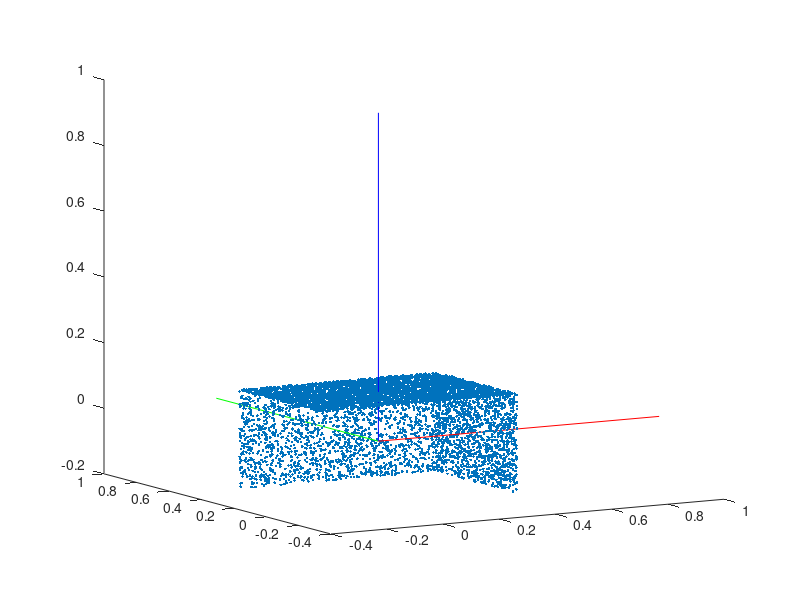

Reproduce this figure in MATLAB. (Note: this script raises an error after producing the figure.)
% close all
% clc
% plane1 = [0.1,0.2,0.3,0.4];
% s = rng;
% x = rand(1,1000);
% y = rand(1,1000);
% z = -(plane1(1)*x + plane1(2)*y + repmat(plane1(4), 1, length(x)));
% 
% figure
% scatter3(x,y,z,'.')
% view(-30,10)

%% simulate a cubiod
clc
clear
close all
%width,height and depth
width = 0.7;
height = 0.5;
depth = 0.3;

rotation = rotx(30)*roty(30)*roty(50);
translation =[0 1 1];

%x-y plane
plane_xy_z = repmat(depth/2,uint16(width*height*10000),1);
plane_xy_x = randi([-width * 500, width*500], uint16(width*height*10000),1)/1000;
plane_xy_y = randi([-height * 500, height*500], uint16(width*height*10000),1)/1000;
%x-z plane
plane_xz_y = repmat(height/2,uint16(width*depth*10000),1);
plane_xz_x = randi([-width * 500, width*500], uint16(width*depth*10000),1)/1000;
plane_xz_z = randi([-depth * 500, depth*500], uint16(width*depth*10000),1)/1000;
%y-z plane
plane_yz_x = repmat(width/2,uint16(depth*height*10000),1);
plane_yz_y = randi([-height * 500, height*500], uint16(depth*height*10000),1)/1000;
plane_yz_z = randi([-depth * 500, depth*500], uint16(depth*height*10000),1)/1000;

%draw cub
figure
hold on
% scatter3(plane_xy_x,plane_xy_y,plane_xy_z,'r.')
% scatter3(plane_xz_x,plane_xz_y,plane_xz_z,'g.')
% scatter3(plane_yz_x,plane_yz_y,plane_yz_z,'b.')


%cuboid cloud
cuboid(:,1) = [plane_xy_x;plane_xz_x;plane_yz_x];
cuboid(:,2) = [plane_xy_y;plane_xz_y;plane_yz_y];
cuboid(:,3) = [plane_xy_z;plane_xz_z;plane_yz_z];
%figure
scatter3(cuboid(:,1),cuboid(:,2),cuboid(:,3),'.')
view(-30,10)


cuboid_trans = cuboid*rotation +repmat(translation,size(cuboid,1),1);
% hold on
% scatter3(cuboid_trans(:,1),cuboid_trans(:,2),cuboid_trans(:,3),'r.')
center =[0,0,0];
z_axis = [0 0 1];
y_axis = [0 1 0];
x_axis = [1 0 0];
z_center = [center;z_axis];
y_center = [center;y_axis];
x_center = [center;x_axis];
plot3(x_center(:,1),x_center(:,2),x_center(:,3),'r');
plot3(y_center(:,1),y_center(:,2),y_center(:,3),'g');
plot3(z_center(:,1),z_center(:,2),z_center(:,3),'b');

%% wangyue algorithm
% find planes
points = cuboid_trans';
% points = loadpcd('../segment_pcd_result/cloud_cluster_15.pcd'); % box 2 9 11
[n1,b1,bestn1] = fitPlane(points,3,100);
p1 = points(:,bestn1);
% hold on;scatter3(points(1,bestn1),points(2,bestn1),points(3,bestn1),'r.');
points = points(:,~bestn1);
[n2,b2,bestn2] = fitPlane(points,3,100);
p2 = points(:,bestn2);
% hold on;scatter3(points(1,bestn2),points(2,bestn2),points(3,bestn2),'g.');
p3 = points(:,~bestn2);
pp{1} = p1;
pp{2} = p2;
pp{3} = p3;
n{1} =n1;
n{2} =n2;
n{3} = cross(n1,n2);
axis equal
plane_size = [length(p1), length(p2), length(p3)];
[plane_size_sort, plane_size_index] = sort(plane_size, 'descend');
p1 = pp{plane_size_index(1)};
p2 = pp{plane_size_index(2)};
p3 = pp{plane_size_index(3)};
n1 = n{plane_size_index(1)};
n2 = n{plane_size_index(2)};
n3 = n{plane_size_index(3)};
%% 
% p1 = pp{1};
% p2 = pp{3};
% p3 = pp{2};
% n1 = n{1};
% n2 = n{3};
% n3 = n{2};
% standard align
% n1 aligned with z
t = acos(n1(3));
u = cross(n1,[0 0 1].');
u = u./norm(u);
R = cos(t)*eye(3)+sin(t)*[0 -u(3) u(2);u(3) 0 -u(1);-u(2) u(1) 0]+(1-cos(t))*[u(1)*u(1) u(1)*u(2) u(1)*u(3);u(2)*u(1) u(2)*u(2) u(2)*u(3);u(3)*u(1) u(3)*u(2) u(3)*u(3)];
% hold on;scatter3(p1(1,:),p1(2,:),p1(3,:),'r.');
tp1 = R*p1;
%T = -[0;0;mean(tp1(3,:))];
T = -[mean(tp1(1,:));mean(tp1(2,:));0];
tp1 = R*p1+repmat(T,1,size(p1,2));
tp2 = R*p2+repmat(T,1,size(p2,2));
% hold on;scatter3(tp1(1,:),tp1(2,:),tp1(3,:),'r.');
% hold on;scatter3(tp2(1,:),tp2(2,:),tp2(3,:),'g.');

% projected n2 aligned with y
n2n = R*n2;
t = pi/2 + atan2(n2n(2),n2n(1));
c = cos(t);s = sin(t);
R2 = [c -s 0;s c 0;0 0 1];
%R2 = R2';
tp1 = R2'*tp1;
tp2 = R2'*tp2;
% hold on;scatter3(tp1(1,:),tp1(2,:),tp1(3,:),'r.');
% hold on;scatter3(tp2(1,:),tp2(2,:),tp2(3,:),'g.');
% total projection
Rf = R2'*R;
tf = R2'*T;
% fullpoints = Rf*fullpoints+repmat(tf,1,size(fullpoints,2));
hold on;
scatter3(p1(1,:),p1(2,:),p1(3,:),'r.');
scatter3(p2(1,:),p2(2,:),p2(3,:),'g.');
scatter3(p3(1,:),p3(2,:),p3(3,:),'b.');
%scatter3(fullpoints(1,:),fullpoints(2,:),fullpoints(3,:),'g.');

% get recangle
p = [tp1 tp2];

T2 = -[mean(tp2(1,:));0;mean(tp2(3,:))];
% tf = T2;
tp1 = tp1 + repmat(T2,1,size(tp1,2));
tp2 = tp2 + repmat(T2, 1, size(tp2,2));
tf = tf+T2;
p = [tp1 tp2];
% scatter3(tp1(1,:),tp1(2,:),tp1(3,:),'r*');
% scatter3(tp2(1,:),tp2(2,:),tp2(3,:),'g*');
w = quantile(p(1,:),0.999)-quantile(p(1,:),0.001);
l = quantile(p(2,:),0.999)-quantile(p(2,:),0.001);
h = quantile(p(3,:),0.999)-quantile(p(3,:),0.001);
%h = quantile(abs([p(3,:) p(3,:)]),0.999);
%op = [min(p(1,:));min(p(2,:));min(p(3,:))];
op = [-w;-height;-depth];
op = 0.5*op;
box = [op op+[w 0 0]' op+[0 l 0]' op+[w l 0]' op+[0 0 h]' op+[w 0 h]' op+[0 l h]' op+[w l h]'];
tf = -Rf'*tf;
box = Rf'*box + repmat(tf,1,8);
% draw
drawbox(box,'k')

%% my algorithm
% caculate the maxmize plane width and height
rotation1=[n3(1),n3(2),n3(3);n2(1),n2(2),n2(3);n1(1),n1(2),n1(3)];
M = zeros(4,3);
D = zeros(4,1);

center_major = [mean(p1(1,:));mean(p1(2,:));mean(p1(3,:))];
M(1,1) = n1(2);M(1,2) = -n1(1);
M(2,2) = n1(3);M(2,3) = -n1(2);
D(1,1) = M(1,:)*center_major;
D(2,1) = M(2,:)*center_major;

center_middle = [mean(p2(1,:));mean(p2(2,:));mean(p2(3,:))];
M(3,1) = n2(2);M(3,2) = -n2(1);
M(4,2) = n2(3);M(4,3) = -n2(2);
D(3,1) = M(3,:)*center_middle;
D(4,1) = M(4,:)*center_middle;


w = width;
l = height;
h = depth;
op = [-w;-height;-depth];
op = 0.5*op;
box = [op op+[w 0 0]' op+[0 l 0]' op+[w l 0]' op+[0 0 h]' op+[w 0 h]' op+[0 l h]' op+[w l h]'];

translation1 = inv((M'*M))*M'*D;
% 
 box = rotation1'*box + repmat(translation1,1,8);
% draw
 figure
hold on

scatter3(p1(1,:),p1(2,:),p1(3,:),'r.');
scatter3(p2(1,:),p2(2,:),p2(3,:),'g.');
scatter3(p3(1,:),p3(2,:),p3(3,:),'b.');
drawbox(box,'b')
center =[0,0,0];
z_axis = [0 0 1];
y_axis = [0 1 0];
x_axis = [1 0 0];
z_center = [center;z_axis];
y_center = [center;y_axis];
x_center = [center;x_axis];
plot3(x_center(:,1),x_center(:,2),x_center(:,3),'r');
plot3(y_center(:,1),y_center(:,2),y_center(:,3),'g');
plot3(z_center(:,1),z_center(:,2),z_center(:,3),'b');
scatter3(cuboid(:,1),cuboid(:,2),cuboid(:,3),'.')
% scatter3(plane_xy_x,plane_xy_y,plane_xy_z,'r.')
% scatter3(plane_xz_x,plane_xz_y,plane_xz_z,'g.')
% scatter3(plane_yz_x,plane_yz_y,plane_yz_z,'b.')
view(-30,10)
%% error
rotation_error1 = norm((abs(rotation) - abs(Rf)).^2)
rotation_error2 = norm((abs(rotation) - abs(rotation1)).^2)

trans_error1 = norm((translation' - tf).^2)
trans_error2 = norm((translation' - translation1).^2)



















